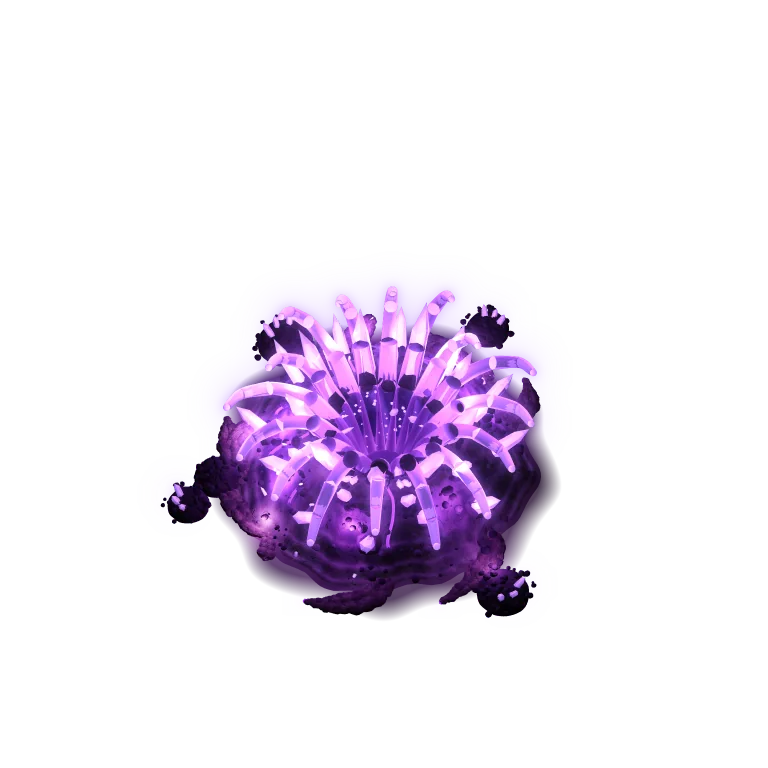
#> input picture art/biomes/hollow/deep-mound.webp, 768 x 768 px, given in place of ground.png, which was not available
$ python install_art.py
#> lines starting #> are read from the running program, lines starting #| are printed output that depends on the picture
"""Writes the installed Hollow set, tunnel exits, Fiber (Reedcane) and Oil (survey stake) art into the game's art folder
as WebP, from the renders tools/render_install.sh makes. Run from renderer/:  python3 tools/install_art.py [<game>/art]

The Hollow's pieces drawn with the ground (Bloom veins, the floating Crystal, the side chamber) are lit like the ground
(the day render) and graded with it at night; their light comes from the night render's glow pass, in a -glow image the
game adds at night. The standing pieces (pillars, the Deep's mound) are night renders, drawn as they are. Main-map art
(Fiber, Oil, tunnel exits) is kept small: the page that carries it is near its size limit.
"""
import os
import sys
import numpy as np
from PIL import Image, ImageFilter

ROOT = os.path.dirname(os.path.dirname(os.path.abspath(__file__)))
ART = sys.argv[1] if len(sys.argv) > 1 else os.path.join(ROOT, '..', 'art')
OH, OR, OB = (os.path.join(ROOT, 'out', d) for d in ('hollow', 'res', os.path.join('art', 'biomes', 'hollow')))
written = []


def save(im, rel, q=82, size=None):
    p = os.path.join(ART, rel)
    os.makedirs(os.path.dirname(p), exist_ok=True)
    if size and im.size != size:
        im = im.resize(size, Image.LANCZOS)
    im.save(p, 'WEBP', quality=q, method=6)
    written.append((rel, os.path.getsize(p)))


def load(p):
    return np.asarray(Image.open(p).convert('RGBA')).astype(np.float32) / 255


def down(a, f):
    h, w = a.shape[0] // f, a.shape[1] // f
    return a[:h * f, :w * f].reshape(h, f, w, f, a.shape[2]).mean((1, 3))


def bloom(g, b1, b2):
    gl = g[..., :3] * g[..., 3:4]
    gi = Image.fromarray((np.clip(gl, 0, 1) * 255).astype(np.uint8))
    return np.clip(gl + 0.9 * np.asarray(gi.filter(ImageFilter.GaussianBlur(b1))).astype(np.float32) / 255
                   + 1.1 * np.asarray(gi.filter(ImageFilter.GaussianBlur(b2))).astype(np.float32) / 255, 0, 1)


def to_img(a):
    rgb = np.where(a[..., 3:4] > 1e-4, a[..., :3] / np.maximum(a[..., 3:4], 1e-4), 0)
    return Image.fromarray((np.concatenate([np.clip(rgb, 0, 1), np.clip(a[..., 3:4], 0, 1)], -1) * 255 + 0.5).astype(np.uint8), 'RGBA')


def lit_and_glow(name, rel, grel, b1, b2, gsize, glint=0.15, gk=1.0):
    """The day render as the sprite (a touch of its own glow for the glints) and the night render's glow as its light."""
    b, g = load(f'{OH}/{name}-day.beauty.png'), load(f'{OH}/{name}-day.glow.png')
    a = b[..., 3:4]
    prem = np.clip(b[..., :3] * a + bloom(g, b1, b2) * glint * a, 0, 1)
    save(to_img(down(np.concatenate([prem, a], -1), 2)), rel, 85)
    h = bloom(load(f'{OH}/{name}-night.glow.png'), b1, b2) * gk
    ga = np.clip(h.max(-1, keepdims=True), 0, 1)
    col = np.where(ga > 1e-4, h / np.maximum(ga, 1e-4), 0)
    save(to_img(np.concatenate([np.clip(col, 0, 1) * ga, ga], -1)), grel, 80, (gsize, gsize))


# ---- the Hollow: terrain, chasm, plants (lazy bundle)
for k in ('ground', 'ground-glow', 'water', 'water-glow', 'rock'):
    save(Image.open(f'{OB}/{k}.png').convert('RGB'), f'biomes/hollow/{k}.webp', 82)
#> in save, `im.save(p, 'WEBP', quality=q, method=6)`:
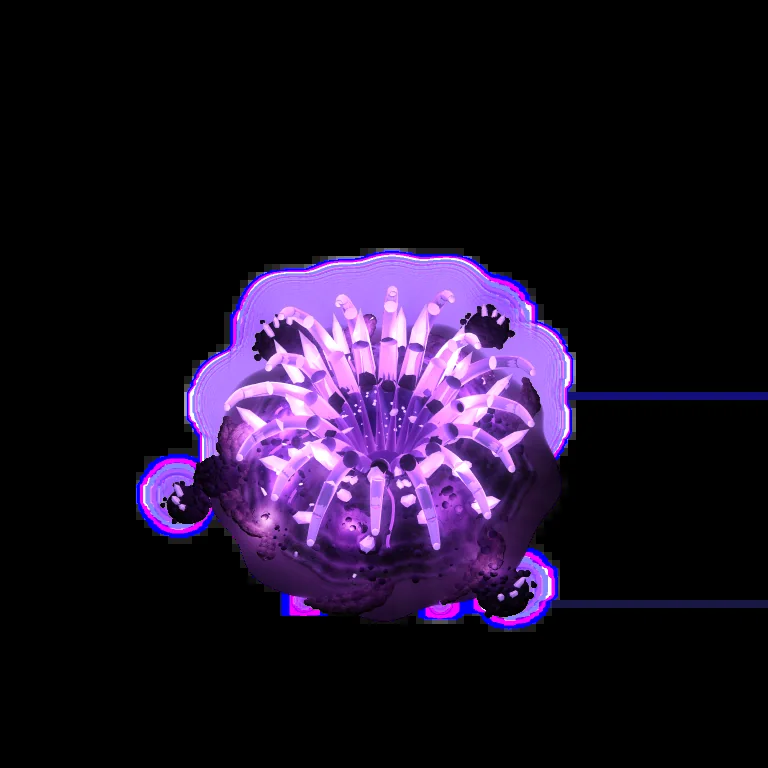
#> saved as ground.webp: PIL image 768x768 RGB; mean R, G, B 28.9, 17.5, 38.6
#> pass 2 of the loop `for k in ('ground', 'ground-glow', 'water', 'water-glow', 'rock'):`:
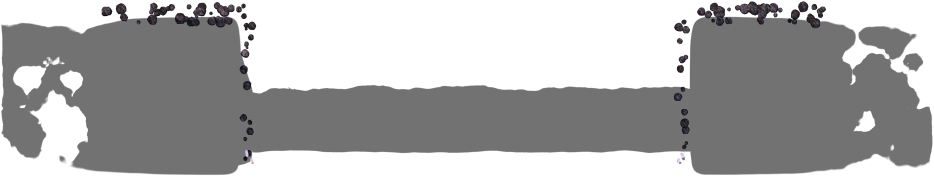
#> input picture art/biomes/hollow/mouth-floor-n.webp, 1868 x 353 px, given in place of ground-glow.png, which was not available (shown at 1/2 size)
#> in save (call 2), `im.save(p, 'WEBP', quality=q, method=6)`:
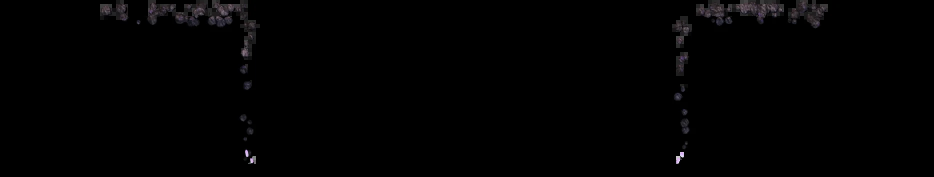
#> saved as ground-glow.webp: PIL image 1868x353 RGB (shown at 1/2 size); mean R, G, B 1.8, 1.6, 1.8
#> (the run stopped early here; a loop or call above may not have finished)
